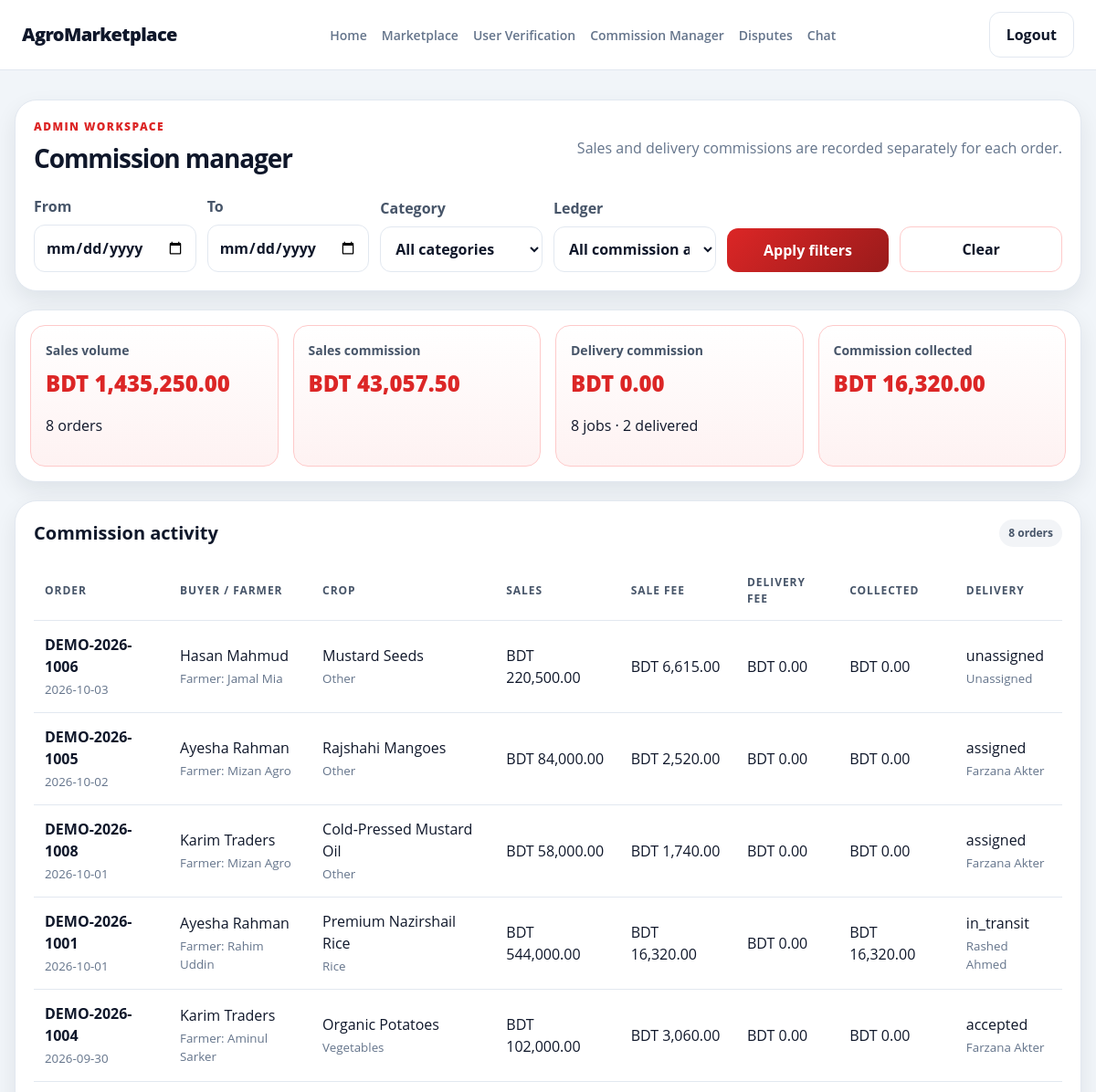
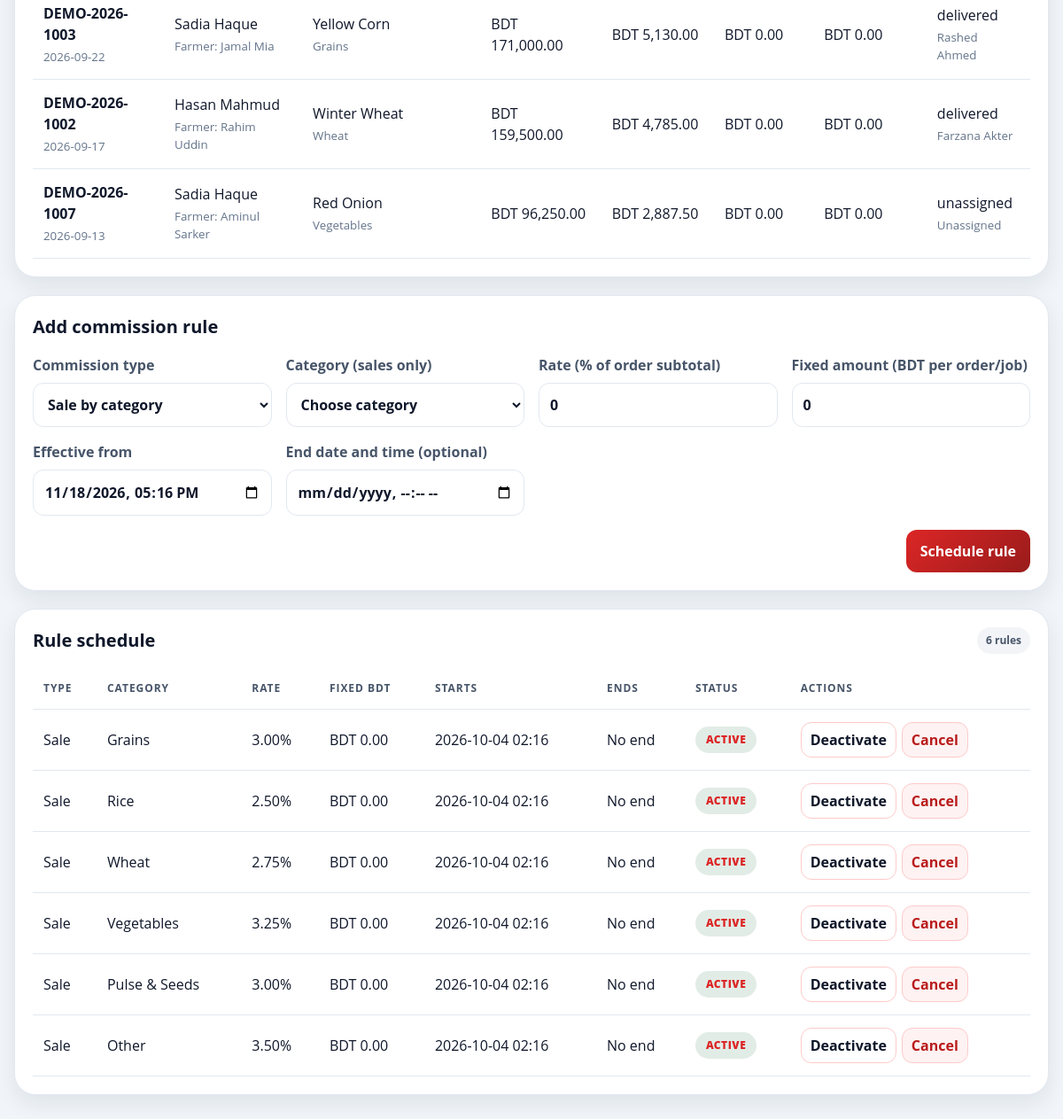
The page /admin/commission-manager.php (signed in) on the database its author committed (2 pictures, top to bottom).
### tables this page shows
CREATE TABLE `orders` (
  `id` bigint UNSIGNED NOT NULL,
  `order_number` varchar(40) NOT NULL,
  `buyer_id` bigint UNSIGNED NOT NULL,
  `farmer_id` bigint UNSIGNED NOT NULL,
  `listing_id` bigint UNSIGNED DEFAULT NULL,
  `accepted_bid_id` bigint UNSIGNED DEFAULT NULL,
  `quantity` decimal(14,3) NOT NULL,
  `quantity_unit` varchar(20) NOT NULL DEFAULT 'MT',
  `price_per_unit` decimal(14,2) NOT NULL,
  `subtotal` decimal(14,2) NOT NULL,
  `commission_amount` decimal(14,2) NOT NULL DEFAULT '0.00',
  `total_amount` decimal(14,2) NOT NULL,
  `currency` char(3) NOT NULL DEFAULT 'BDT',
  `status` enum('pending','confirmed','processing','ready_for_pickup','in_transit','delivered','completed','cancelled','disputed') NOT NULL DEFAULT 'pending',
  `payment_status` enum('unpaid','pending','escrowed','partially_refunded','refunded','released') NOT NULL DEFAULT 'unpaid',
  `expected_delivery_at` datetime DEFAULT NULL,
  `created_at` timestamp NOT NULL DEFAULT CURRENT_TIMESTAMP,
  `updated_at` timestamp NOT NULL DEFAULT CURRENT_TIMESTAMP ON UPDATE CURRENT_TIMESTAMP
);

CREATE TABLE `users` (
  `id` bigint UNSIGNED NOT NULL,
  `role` enum('buyer','farmer','delivery','admin') NOT NULL,
  `username` varchar(80) NOT NULL,
  `password` varchar(255) NOT NULL,
  `email` varchar(254) NOT NULL,
  `fullname` varchar(150) DEFAULT NULL,
  `phone` varchar(32) DEFAULT NULL,
  `address` text,
  `profile_description` text,
  `market_preferences` varchar(255) DEFAULT NULL,
  `business_name` varchar(180) DEFAULT NULL,
  `preferred_buying_category` varchar(100) DEFAULT NULL,
  `typical_order_volume` varchar(80) DEFAULT NULL,
  `land_area` varchar(80) DEFAULT NULL,
  `primary_crops` text,
  `verification_documents` text,
  `vehicle_capacity` varchar(100) DEFAULT NULL,
  `vehicle_license_plate` varchar(32) DEFAULT NULL,
  `account_status` enum('pending','active','suspended','closed') NOT NULL DEFAULT 'active',
  `created_at` timestamp NOT NULL DEFAULT CURRENT_TIMESTAMP,
  `updated_at` timestamp NOT NULL DEFAULT CURRENT_TIMESTAMP ON UPDATE CURRENT_TIMESTAMP
);

CREATE TABLE `listings` (
  `id` bigint UNSIGNED NOT NULL,
  `farmer_id` bigint UNSIGNED NOT NULL,
  `inventory_item_id` bigint UNSIGNED DEFAULT NULL,
  `category_id` bigint UNSIGNED DEFAULT NULL,
  `title` varchar(180) NOT NULL,
  `image_path` varchar(500) DEFAULT NULL,
  `description` text,
  `quantity_available` decimal(14,3) NOT NULL,
  `quantity_unit` varchar(20) NOT NULL DEFAULT 'MT',
  `price_per_unit` decimal(14,2) NOT NULL,
  `currency` char(3) NOT NULL DEFAULT 'BDT',
  `harvest_date` date DEFAULT NULL,
  `quality_label` varchar(180) DEFAULT NULL,
  `delivery_notes` text,
  `status` enum('draft','active','paused','sold','archived') NOT NULL DEFAULT 'draft',
  `closes_at` datetime DEFAULT NULL,
  `created_at` timestamp NOT NULL DEFAULT CURRENT_TIMESTAMP,
  `updated_at` timestamp NOT NULL DEFAULT CURRENT_TIMESTAMP ON UPDATE CURRENT_TIMESTAMP
);

CREATE TABLE `categories` (
  `id` bigint UNSIGNED NOT NULL,
  `name` varchar(100) NOT NULL,
  `description` varchar(500) DEFAULT NULL,
  `is_active` tinyint(1) NOT NULL DEFAULT '1'
);

CREATE TABLE `commission_rules` (
  `id` bigint UNSIGNED NOT NULL,
  `rule_type` enum('sale','delivery') NOT NULL DEFAULT 'sale',
  `category_id` bigint UNSIGNED DEFAULT NULL,
  `rate_percent` decimal(5,2) NOT NULL DEFAULT '0.00',
  `fixed_amount` decimal(14,2) NOT NULL DEFAULT '0.00',
  `currency` char(3) NOT NULL DEFAULT 'BDT',
  `effective_from` datetime NOT NULL DEFAULT CURRENT_TIMESTAMP,
  `effective_until` datetime DEFAULT NULL,
  `is_active` tinyint(1) NOT NULL DEFAULT '1',
  `created_at` timestamp NOT NULL DEFAULT CURRENT_TIMESTAMP
);

### admin/commission-manager.php (the view, shortened to what the rows shown need)
<?php
require_once __DIR__ . '/../database/app.php';
$database = app_database();
$dateFromValue = $_GET['date_from'] ?? '';
$dateToValue = $_GET['date_to'] ?? '';
$categoryValue = $_GET['category_id'] ?? '';
$typeValue = $_GET['type'] ?? '';
$filters = [
  'date_from' => is_string($dateFromValue) && preg_match('/^\\d{4}-\\d{2}-\\d{2}$/', $dateFromValue) ? $dateFromValue : '',
  'date_to' => is_string($dateToValue) && preg_match('/^\\d{4}-\\d{2}-\\d{2}$/', $dateToValue) ? $dateToValue : '',
  'category_id' => filter_var($categoryValue, FILTER_VALIDATE_INT) ?: '',
  'type' => is_string($typeValue) && in_array($typeValue, ['sale', 'delivery'], true) ? $typeValue : '',
];
$report = $database->getCommissionReport($filters);
$ledger = $report['ledger'];
$rules = $report['rules'];
$databaseNow = $report['database_now'];
?>
<!doctype html>
<html lang="en">
<head>
  <link rel="stylesheet" href="../colors.css">
  <link rel="stylesheet" href="../header.css">
  <link rel="stylesheet" href="admin.css">
</head>
<body class="theme-admin">
  <main class="page-shell">
    <section class="content-area">
      <section class="panel">
        <div class="page-head">
          <div>
            <h1 class="page-title">Commission manager</h1>
          </div>
        </div>
      </section>
      <section class="panel">
        <div class="section-header"><h2>Commission activity</h2><span class="pill pill-muted"><?= count($ledger) ?> orders</span></div>
        <div class="table-wrap">
          <table class="data-table commission-ledger">
            <thead><tr><th>Order</th><th>Buyer / farmer</th><th>Crop</th><th>Sales</th><th>Sale fee</th><th>Delivery fee</th><th>Collected</th><th>Delivery</th></tr></thead>
            <tbody>
              <?php foreach ($ledger as $row): ?>
                <tr>
                  <td><strong><?= escape_html($row['order_number']) ?></strong><small><?= escape_html(date('Y-m-d', strtotime($row['created_at']))) ?></small></td>
                  <td><?= escape_html($row['buyer_name'] ?: 'Buyer') ?><small>Farmer: <?= escape_html($row['farmer_name'] ?: 'Farmer') ?></small></td>
                  <td><?= escape_html($row['title'] ?: 'Listing unavailable') ?><small><?= escape_html($row['category'] ?: 'Uncategorized') ?></small></td>
                  <td><?= escape_html($row['currency']) ?> <?= number_format((float) $row['subtotal'], 2) ?></td>
                  <td><?= escape_html($row['currency']) ?> <?= number_format((float) $row['sales_commission'], 2) ?></td>
                  <td><?= escape_html($row['currency']) ?> <?= number_format((float) $row['delivery_commission'], 2) ?></td>
                  <td><?= escape_html($row['currency']) ?> <?= number_format((float) $row['collected_amount'], 2) ?></td>
                  <td><?= escape_html($row['delivery_status'] ?: 'No job') ?><small><?= escape_html($row['driver_names'] ?: 'Unassigned') ?></small></td>
                </tr>
              <?php endforeach; ?>
            </tbody>
          </table>
        </div>
      </section>
      <section class="panel">
        <div class="section-header"><h2>Add commission rule</h2></div>
      </section>
      <section class="panel">
        <div class="section-header"><h2>Rule schedule</h2><span class="pill pill-muted"><?= count($rules) ?> rules</span></div>
        <div class="table-wrap">
          <table class="data-table">
            <thead><tr><th>Type</th><th>Category</th><th>Rate</th><th>Fixed BDT</th><th>Starts</th><th>Ends</th><th>Status</th><th>Actions</th></tr></thead>
            <tbody>
              <?php foreach ($rules as $rule): ?>
                <?php
                  $isScheduled = $rule['is_active'] && $rule['effective_from'] > $databaseNow;
                  $hasEnded = $rule['effective_until'] && $rule['effective_until'] <= $databaseNow;
                  $isScheduledToEnd = !$rule['is_active'] && $rule['effective_until'] && $rule['effective_until'] > $databaseNow;
                  $ruleStatus = $isScheduled ? 'Scheduled' : ($isScheduledToEnd ? 'Scheduled to end' : ($hasEnded ? 'Ended' : ($rule['is_active'] ? 'Active' : 'Inactive')));
                  $ruleStatusClass = ($isScheduled || $isScheduledToEnd) ? 'status-pending' : ($hasEnded ? 'status-rejected' : ($rule['is_active'] ? 'status-approved' : 'status-rejected'));
                ?>
                <tr>
                  <td><?= $rule['rule_type'] === 'delivery' ? 'Delivery' : 'Sale' ?></td>
                  <td><?= escape_html($rule['rule_type'] === 'delivery' ? 'All delivery jobs' : ($rule['category'] ?: 'All categories')) ?></td>
                  <td><?= number_format((float) $rule['rate_percent'], 2) ?>%</td>
                  <td><?= escape_html($rule['currency']) ?> <?= number_format((float) $rule['fixed_amount'], 2) ?></td>
                  <td><?= escape_html(date('Y-m-d H:i', strtotime($rule['effective_from']))) ?></td>
                  <td><?= $rule['effective_until'] ? escape_html(date('Y-m-d H:i', strtotime($rule['effective_until']))) : 'No end' ?></td>
                  <td><span class="status-badge <?= $ruleStatusClass ?>"><?= $ruleStatus ?></span></td>
                  <td>
                    <div class="commission-rule-actions">
                      <?php if ($rule['is_active'] && !$hasEnded): ?>
                        <form method="post" class="inline-action-form">
                          <button class="button button-secondary" type="submit">Deactivate</button>
                        </form>
                      <?php endif; ?>
                      <form method="post" class="inline-action-form" onsubmit="return confirm('Permanently cancel this commission rule? This cannot be undone.');">
                        <button class="button button-danger" type="submit">Cancel</button>
                      </form>
                    </div>
                  </td>
                </tr>
              <?php endforeach; ?>
            </tbody>
          </table>
        </div>
      </section>
    </section>
  </main>
</body>
</html>

### rows shown on the page
orders: order_number "DEMO-2026-1006", created_at "2026-10-03", buyer.fullname "Hasan Mahmud", farmer.fullname "Jamal Mia", listing.title "Mustard Seeds", categories.name "Other", currency "BDT", subtotal "220,500.00", commission_amount "6,615.00", delivery_commission "0.00", collected_amount "0.00", delivery_status "unassigned", driver_names "Unassigned"
orders: order_number "DEMO-2026-1005", created_at "2026-10-02", buyer.fullname "Ayesha Rahman", farmer.fullname "Mizan Agro", listing.title "Rajshahi Mangoes", categories.name "Other", currency "BDT", subtotal "84,000.00", commission_amount "2,520.00", delivery_commission "0.00", collected_amount "0.00", delivery_status "assigned", driver_names "Farzana Akter"
orders: order_number "DEMO-2026-1008", created_at "2026-10-01", buyer.fullname "Karim Traders", farmer.fullname "Mizan Agro", listing.title "Cold-Pressed Mustard Oil", categories.name "Other", currency "BDT", subtotal "58,000.00", commission_amount "1,740.00", delivery_commission "0.00", collected_amount "0.00", delivery_status "assigned", driver_names "Farzana Akter"
orders: order_number "DEMO-2026-1001", created_at "2026-10-01", buyer.fullname "Ayesha Rahman", farmer.fullname "Rahim Uddin", listing.title "Premium Nazirshail Rice", categories.name "Rice", currency "BDT", subtotal "544,000.00", commission_amount "16,320.00", delivery_commission "0.00", collected_amount "16,320.00", delivery_status "in_transit", driver_names "Rashed Ahmed"
orders: order_number "DEMO-2026-1004", created_at "2026-09-30", buyer.fullname "Karim Traders", farmer.fullname "Aminul Sarker", listing.title "Organic Potatoes", categories.name "Vegetables", currency "BDT", subtotal "102,000.00", commission_amount "3,060.00", delivery_commission "0.00", collected_amount "0.00", delivery_status "accepted", driver_names "Farzana Akter"
orders: order_number "DEMO-2026-1003", created_at "2026-09-22", buyer.fullname "Sadia Haque", farmer.fullname "Jamal Mia", listing.title "Yellow Corn", categories.name "Grains", currency "BDT", subtotal "171,000.00", commission_amount "5,130.00", delivery_commission "0.00", collected_amount "0.00", delivery_status "delivered", driver_names "Rashed Ahmed"
orders: order_number "DEMO-2026-1002", created_at "2026-09-17", buyer.fullname "Hasan Mahmud", farmer.fullname "Rahim Uddin", listing.title "Winter Wheat", categories.name "Wheat", currency "BDT", subtotal "159,500.00", commission_amount "4,785.00", delivery_commission "0.00", collected_amount "0.00", delivery_status "delivered", driver_names "Farzana Akter"
orders: order_number "DEMO-2026-1007", created_at "2026-09-13", buyer.fullname "Sadia Haque", farmer.fullname "Aminul Sarker", listing.title "Red Onion", categories.name "Vegetables", currency "BDT", subtotal "96,250.00", commission_amount "2,887.50", delivery_commission "0.00", collected_amount "0.00", delivery_status "unassigned", driver_names "Unassigned"
commission_rules: rule_type "Sale", category.name "Grains", rate_percent "3.00", currency "BDT", fixed_amount "0.00", effective_from "2026-10-04 02:16", shows "No end", ruleStatus "ACTIVE"
commission_rules: rule_type "Sale", category.name "Rice", rate_percent "2.50", currency "BDT", fixed_amount "0.00", effective_from "2026-10-04 02:16", shows "No end", ruleStatus "ACTIVE"
commission_rules: rule_type "Sale", category.name "Wheat", rate_percent "2.75", currency "BDT", fixed_amount "0.00", effective_from "2026-10-04 02:16", shows "No end", ruleStatus "ACTIVE"
commission_rules: rule_type "Sale", category.name "Vegetables", rate_percent "3.25", currency "BDT", fixed_amount "0.00", effective_from "2026-10-04 02:16", shows "No end", ruleStatus "ACTIVE"
commission_rules: rule_type "Sale", category.name "Pulse & Seeds", rate_percent "3.00", currency "BDT", fixed_amount "0.00", effective_from "2026-10-04 02:16", shows "No end", ruleStatus "ACTIVE"
commission_rules: rule_type "Sale", category.name "Other", rate_percent "3.50", currency "BDT", fixed_amount "0.00", effective_from "2026-10-04 02:16", shows "No end", ruleStatus "ACTIVE"

### other values the page prints
$salesSummary['sales_volume'] "1,435,250.00"
$salesSummary['order_count'] "8"
$salesSummary['sales_commission'] "43,057.50"
$deliverySummary['delivery_commission'] "0.00"
$deliverySummary['delivery_count'] "8"
$deliverySummary['completed_deliveries'] "2"
$commissionCollected "16,320.00"
count($ledger) "8"
count($rules) "6"
